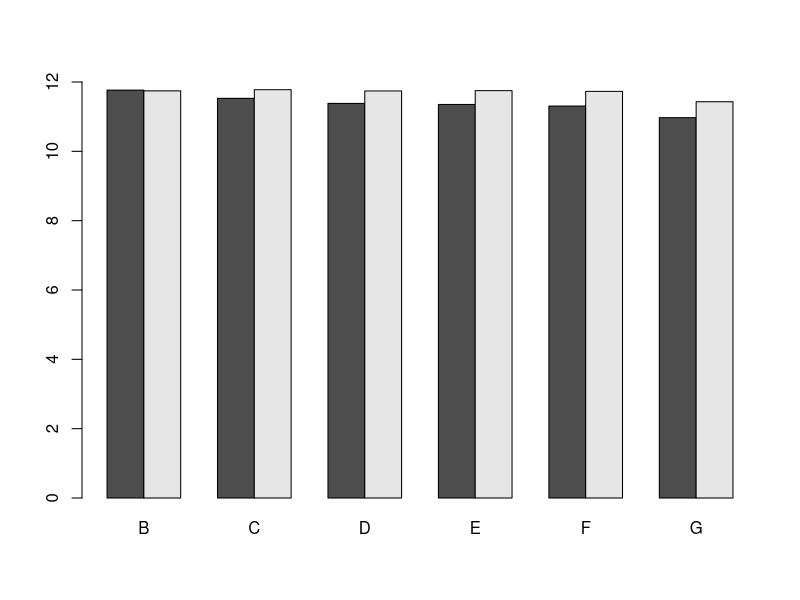
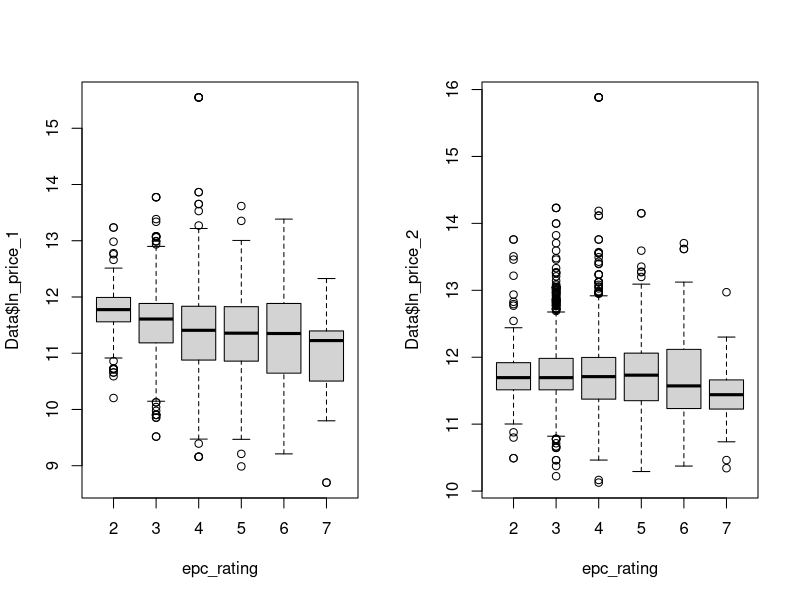
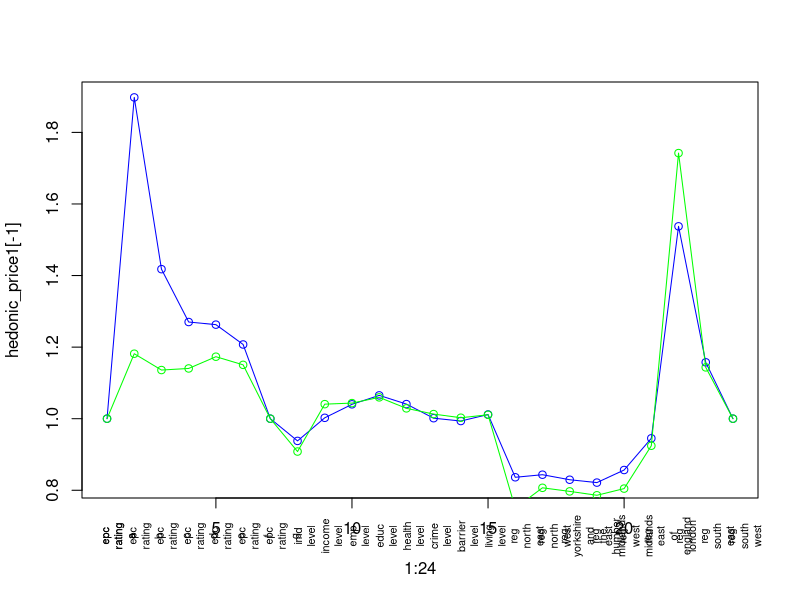
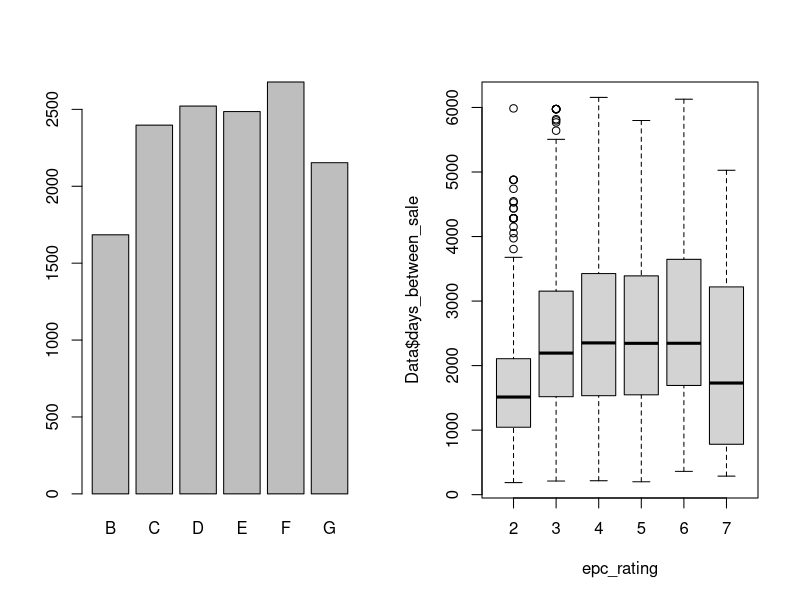
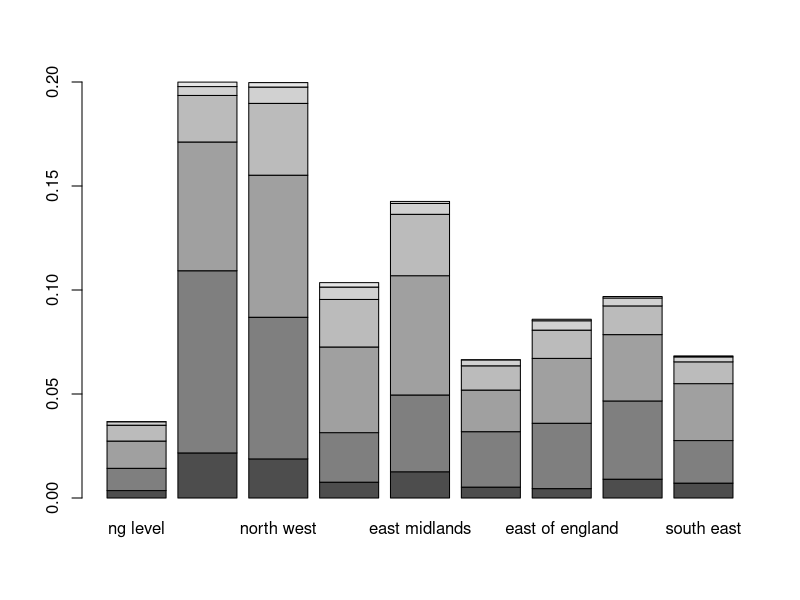
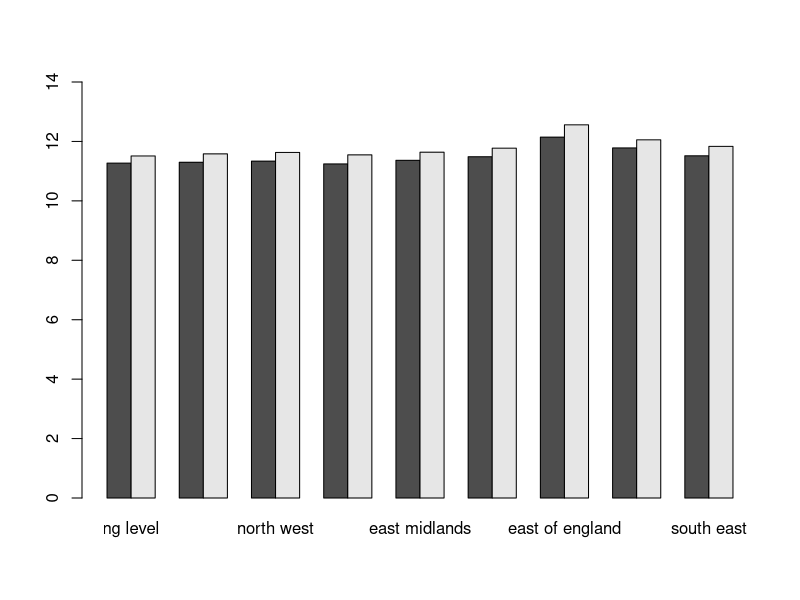
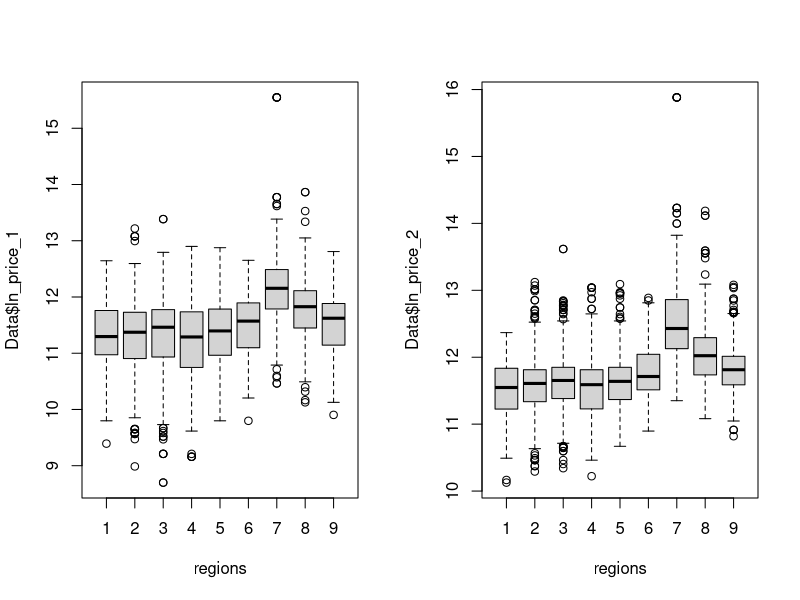
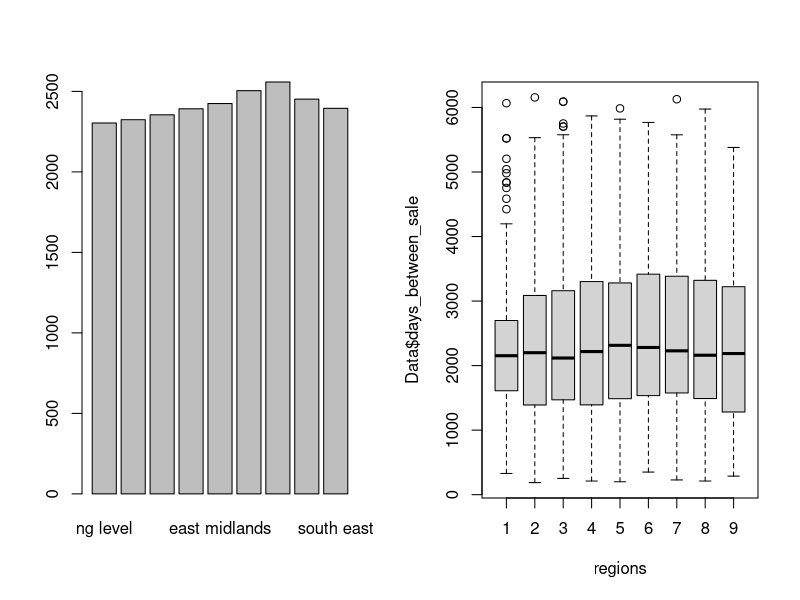

Recreate these plots in R, in order.
Data <- read.csv("Data.csv") # nolint

# relation of rating and house prices
epc_rating <- Data$epc_rating_a +
    2 * Data$epc_rating_b +
    3 * Data$epc_rating_c +
    4 * Data$epc_rating_d +
    5 * Data$epc_rating_e + 6 * Data$epc_rating_f + 7 * Data$epc_rating_g

windows()
barplot(
    rbind(
        tapply(Data$ln_price_1, epc_rating, mean),
        tapply(Data$ln_price_2, epc_rating, mean)
    ),
    beside = TRUE, ylim = c(0, 12),
    names.arg = c("B", "C", "D", "E", "F", "G")
)

windows()
par(mfrow = c(1, 2))
boxplot(Data$ln_price_1 ~ epc_rating)
boxplot(Data$ln_price_2 ~ epc_rating)

# hedonic regression of prices
epc_price1 <- lm(ln_price_1 ~ epc_rating_a + epc_rating_b +
    epc_rating_c + epc_rating_d +
    epc_rating_e + epc_rating_f + epc_rating_g +
    imd_level + income_level +
    emp_level + educ_level +
    health_level + crime_level +
    barrier_level + living_level +
    reg_north_east + reg_north_west +
    reg_yorkshire_and_the_humber + reg_east_midlands +
    reg_west_midlands + reg_east_of_england +
    reg_london + reg_south_east + reg_south_west, data = Data)

epc_price2 <- lm(ln_price_2 ~ epc_rating_a + epc_rating_b +
    epc_rating_c + epc_rating_d +
    epc_rating_e + epc_rating_f + epc_rating_g +
    imd_level + income_level +
    emp_level + educ_level +
    health_level + crime_level +
    barrier_level + living_level +
    reg_north_east + reg_north_west +
    reg_yorkshire_and_the_humber + reg_east_midlands +
    reg_west_midlands + reg_east_of_england +
    reg_london + reg_south_east + reg_south_west, data = Data)

sink("linear models.txt")
print(summary(epc_price1))
print(summary(epc_price2))

epc_price1$coefficients[is.na(epc_price1$coefficients)] <- 0
epc_price2$coefficients[is.na(epc_price2$coefficients)] <- 0

hedonic_price1 <- exp(epc_price1$coefficients)
hedonic_price2 <- exp(epc_price2$coefficients)

windows()
out <- plot(1:24, hedonic_price1[-1], type = "o", col = "blue")
text(1:24,
    rep(0.7, 25),
    gsub("_", "\n", names(hedonic_price1)[-1]),
    srt = 90, pos = 1, cex = 0.65, xpd = NA
)
lines(1:24, hedonic_price2[-1], type = "o", col = "green")

# relation of rating and time between sale
windows()
par(mfrow = c(1, 2))
barplot(
    tapply(Data$days_between_sale, epc_rating, mean),
    beside = TRUE,
    names.arg = c("B", "C", "D", "E", "F", "G")
)

boxplot(Data$days_between_sale ~ epc_rating)

# hedonic regression of time
epc_time <- lm(days_between_sale ~ epc_rating_a + epc_rating_b +
    epc_rating_c + epc_rating_d +
    epc_rating_e + epc_rating_f + epc_rating_g +
    imd_level + income_level +
    emp_level + educ_level +
    health_level + crime_level +
    barrier_level + living_level +
    reg_north_east + reg_north_west +
    reg_yorkshire_and_the_humber + reg_east_midlands +
    reg_west_midlands + reg_east_of_england +
    reg_london + reg_south_east + reg_south_west, data = Data)

print(summary(epc_time))
sink()

# relation of region and rating
windows()
barplot(
    t(rbind(
        tapply(Data$reg_north_east, epc_rating, sum),
        tapply(Data$reg_north_west, epc_rating, sum),
        tapply(Data$reg_yorkshire_and_the_humber, epc_rating, sum),
        tapply(Data$reg_east_midlands, epc_rating, sum),
        tapply(Data$reg_west_midlands, epc_rating, sum),
        tapply(Data$reg_east_of_england, epc_rating, sum),
        tapply(Data$reg_london, epc_rating, sum),
        tapply(Data$reg_south_east, epc_rating, sum),
        tapply(Data$reg_south_west, epc_rating, sum)
    ) / 4201),
    ylim = c(0, 0.2),
    names.arg = gsub("_", " ", substring(colnames(Data)[35:43], 5))
)

regions <- Data$reg_north_east +
    2 * Data$reg_north_west +
    3 * Data$reg_yorkshire_and_the_humber +
    4 * Data$reg_east_midlands +
    5 * Data$reg_west_midlands +
    6 * Data$reg_east_of_england +
    7 * Data$reg_london +
    8 * Data$reg_south_east +
    9 * Data$reg_south_west

# relation of regions and house prices
windows()
barplot(
    rbind(
        tapply(Data$ln_price_1, regions, mean),
        tapply(Data$ln_price_2, regions, mean)
    ),
    beside = TRUE, ylim = c(0, 14),
    names.arg = gsub("_", " ", substring(colnames(Data)[35:43], 5))
)

windows()
par(mfrow = c(1, 2))
boxplot(Data$ln_price_1 ~ regions)
boxplot(Data$ln_price_2 ~ regions)

# relation of regions and time between sale
windows()
par(mfrow = c(1, 2))
barplot(
    tapply(Data$days_between_sale, regions, mean),
    beside = TRUE,
    names.arg = gsub("_", " ", substring(colnames(Data)[35:43], 5))
)

boxplot(Data$days_between_sale ~ regions)
